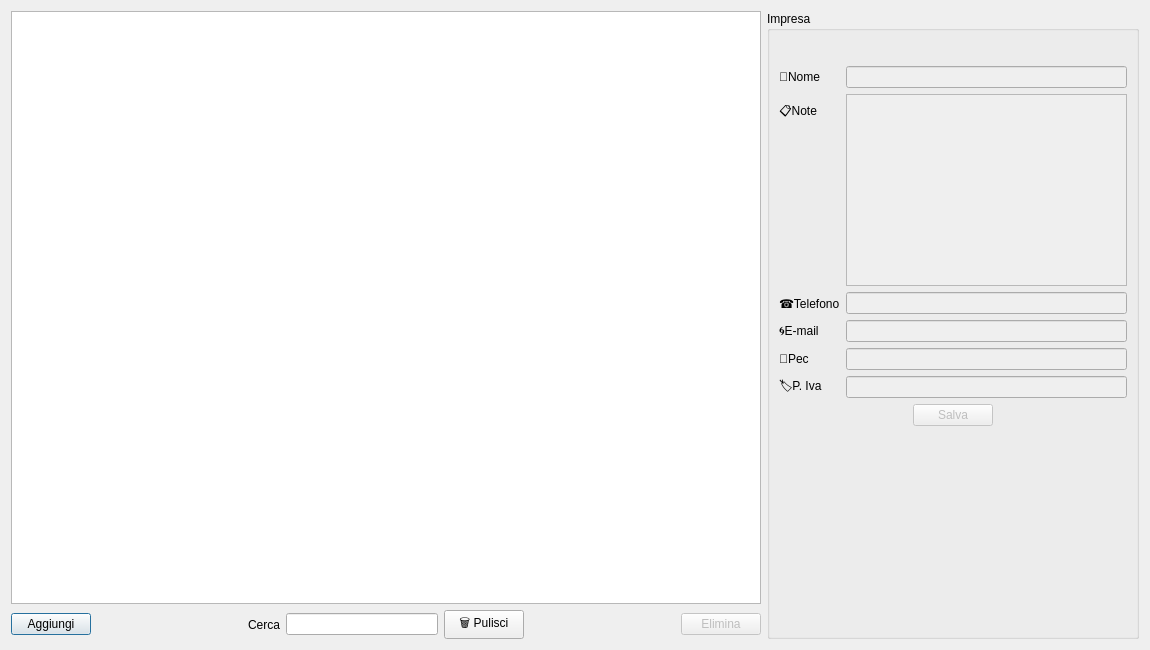
<?xml version="1.0" encoding="UTF-8"?>
<ui version="4.0">
 <class>Imprese</class>
 <widget class="QDialog" name="Imprese">
  <property name="geometry">
   <rect>
    <x>0</x>
    <y>0</y>
    <width>1150</width>
    <height>650</height>
   </rect>
  </property>
  <property name="windowTitle">
   <string>Elenco Imprese</string>
  </property>
  <layout class="QHBoxLayout" name="horizontalLayout_5">
   <item>
    <layout class="QVBoxLayout" name="verticalLayout_3">
     <item>
      <widget class="QTableWidget" name="tabella">
       <property name="minimumSize">
        <size>
         <width>750</width>
         <height>0</height>
        </size>
       </property>
       <property name="selectionMode">
        <enum>QAbstractItemView::SingleSelection</enum>
       </property>
       <property name="selectionBehavior">
        <enum>QAbstractItemView::SelectRows</enum>
       </property>
      </widget>
     </item>
     <item>
      <layout class="QHBoxLayout" name="horizontalLayout">
       <item>
        <widget class="QPushButton" name="btnAggiungi">
         <property name="text">
          <string>Aggiungi</string>
         </property>
        </widget>
       </item>
       <item>
        <spacer name="horizontalSpacer">
         <property name="orientation">
          <enum>Qt::Horizontal</enum>
         </property>
         <property name="sizeHint" stdset="0">
          <size>
           <width>40</width>
           <height>20</height>
          </size>
         </property>
        </spacer>
       </item>
       <item>
        <widget class="QLabel" name="label_8">
         <property name="text">
          <string>Cerca</string>
         </property>
        </widget>
       </item>
       <item>
        <widget class="QLineEdit" name="cercaEdit"/>
       </item>
       <item>
        <widget class="QPushButton" name="btnClear">
         <property name="text">
          <string>🗑 Pulisci</string>
         </property>
        </widget>
       </item>
       <item>
        <spacer name="horizontalSpacer_5">
         <property name="orientation">
          <enum>Qt::Horizontal</enum>
         </property>
         <property name="sizeHint" stdset="0">
          <size>
           <width>40</width>
           <height>20</height>
          </size>
         </property>
        </spacer>
       </item>
       <item>
        <widget class="QPushButton" name="btnElimina">
         <property name="enabled">
          <bool>false</bool>
         </property>
         <property name="text">
          <string>Elimina</string>
         </property>
        </widget>
       </item>
      </layout>
     </item>
    </layout>
   </item>
   <item>
    <widget class="QGroupBox" name="groupBox">
     <property name="title">
      <string>Impresa</string>
     </property>
     <layout class="QVBoxLayout" name="verticalLayout_2">
      <item>
       <layout class="QVBoxLayout" name="verticalLayout">
        <item>
         <layout class="QHBoxLayout" name="horizontalLayout_3">
          <item>
           <spacer name="horizontalSpacer_4">
            <property name="orientation">
             <enum>Qt::Horizontal</enum>
            </property>
            <property name="sizeHint" stdset="0">
             <size>
              <width>40</width>
              <height>20</height>
             </size>
            </property>
           </spacer>
          </item>
          <item>
           <widget class="QLabel" name="label_7">
            <property name="text">
             <string/>
            </property>
            <property name="pixmap">
             <pixmap resource="Immagini.qrc">:/icone/icone_32/impresa.png</pixmap>
            </property>
            <property name="scaledContents">
             <bool>true</bool>
            </property>
            <property name="margin">
             <number>0</number>
            </property>
           </widget>
          </item>
          <item>
           <spacer name="horizontalSpacer_6">
            <property name="orientation">
             <enum>Qt::Horizontal</enum>
            </property>
            <property name="sizeHint" stdset="0">
             <size>
              <width>40</width>
              <height>20</height>
             </size>
            </property>
           </spacer>
          </item>
         </layout>
        </item>
        <item>
         <layout class="QFormLayout" name="formLayout">
          <item row="0" column="0">
           <widget class="QLabel" name="label">
            <property name="text">
             <string>👤Nome</string>
            </property>
           </widget>
          </item>
          <item row="0" column="1">
           <widget class="QLineEdit" name="nomeEdit">
            <property name="enabled">
             <bool>false</bool>
            </property>
           </widget>
          </item>
          <item row="1" column="0">
           <widget class="QLabel" name="label_2">
            <property name="text">
             <string>📋Note</string>
            </property>
           </widget>
          </item>
          <item row="1" column="1">
           <widget class="QPlainTextEdit" name="noteEdit">
            <property name="enabled">
             <bool>false</bool>
            </property>
           </widget>
          </item>
          <item row="2" column="0">
           <widget class="QLabel" name="label_3">
            <property name="text">
             <string>☎️Telefono</string>
            </property>
           </widget>
          </item>
          <item row="2" column="1">
           <widget class="QLineEdit" name="telefonoEdit">
            <property name="enabled">
             <bool>false</bool>
            </property>
           </widget>
          </item>
          <item row="3" column="0">
           <widget class="QLabel" name="label_4">
            <property name="text">
             <string>🌀E-mail</string>
            </property>
           </widget>
          </item>
          <item row="3" column="1">
           <widget class="QLineEdit" name="emailEdit">
            <property name="enabled">
             <bool>false</bool>
            </property>
           </widget>
          </item>
          <item row="4" column="0">
           <widget class="QLabel" name="label_5">
            <property name="text">
             <string>📧Pec</string>
            </property>
           </widget>
          </item>
          <item row="4" column="1">
           <widget class="QLineEdit" name="pecEdit">
            <property name="enabled">
             <bool>false</bool>
            </property>
           </widget>
          </item>
          <item row="5" column="0">
           <widget class="QLabel" name="label_6">
            <property name="text">
             <string>🏷P. Iva</string>
            </property>
           </widget>
          </item>
          <item row="5" column="1">
           <widget class="QLineEdit" name="pivaEdit">
            <property name="enabled">
             <bool>false</bool>
            </property>
           </widget>
          </item>
         </layout>
        </item>
        <item>
         <layout class="QHBoxLayout" name="horizontalLayout_2">
          <item>
           <spacer name="horizontalSpacer_2">
            <property name="orientation">
             <enum>Qt::Horizontal</enum>
            </property>
            <property name="sizeHint" stdset="0">
             <size>
              <width>40</width>
              <height>20</height>
             </size>
            </property>
           </spacer>
          </item>
          <item>
           <widget class="QPushButton" name="btnModifica">
            <property name="enabled">
             <bool>false</bool>
            </property>
            <property name="text">
             <string>Salva</string>
            </property>
           </widget>
          </item>
          <item>
           <spacer name="horizontalSpacer_3">
            <property name="orientation">
             <enum>Qt::Horizontal</enum>
            </property>
            <property name="sizeHint" stdset="0">
             <size>
              <width>40</width>
              <height>20</height>
             </size>
            </property>
           </spacer>
          </item>
         </layout>
        </item>
        <item>
         <spacer name="verticalSpacer">
          <property name="orientation">
           <enum>Qt::Vertical</enum>
          </property>
          <property name="sizeHint" stdset="0">
           <size>
            <width>20</width>
            <height>40</height>
           </size>
          </property>
         </spacer>
        </item>
       </layout>
      </item>
     </layout>
    </widget>
   </item>
  </layout>
 </widget>
 <resources>
  <include location="Immagini.qrc"/>
 </resources>
 <connections/>
</ui>
